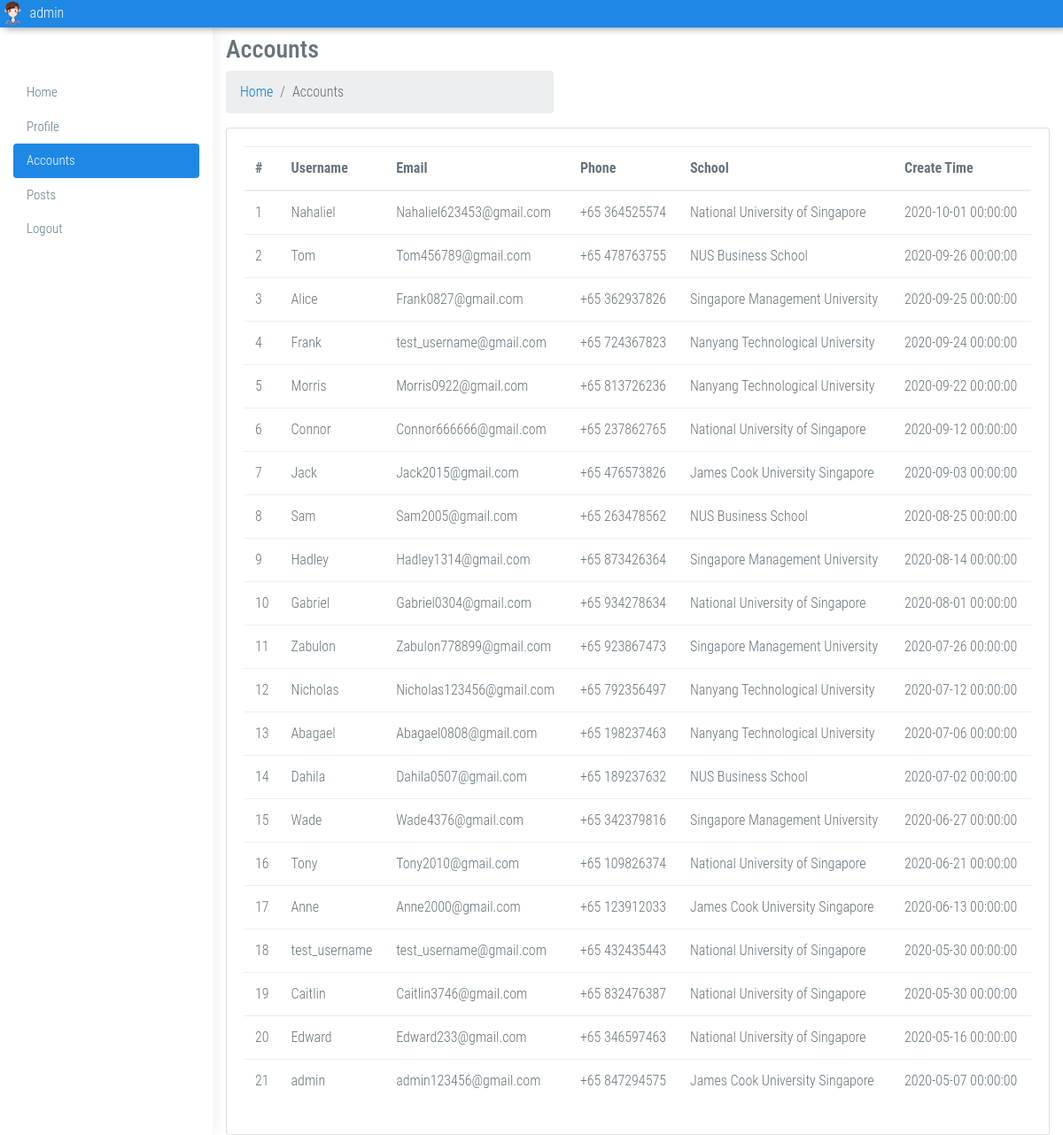
The page /admin_accounts.php (signed in) on the database its author committed.
### tables this page shows
CREATE TABLE IF NOT EXISTS accounts(
id INT UNSIGNED AUTO_INCREMENT KEY,
username VARCHAR(40) NOT NULL,
password VARCHAR(100) NOT NULL,
is_admin INT UNSIGNED DEFAULT 0,
email VARCHAR(40) DEFAULT NULL,
phone VARCHAR(40) DEFAULT NULL,
school VARCHAR(40) DEFAULT NULL,
description VARCHAR(1000) DEFAULT 'Do not have a description yet',
headimg_url VARCHAR(255) DEFAULT "img/headimg/0.png",
create_date DATETIME DEFAULT CURRENT_TIMESTAMP()
);

### common.php (called while the page is built, shortened)
<?php
	function connect(){
	    $link = mysqli_connect(DB_HOST, DB_USER, DB_PASSWORD, DB_DATABASE) or die ( 'Failed to connect to the database<br/>ERROR ' . mysqli_connect_errno () . ':' . mysqli_connect_error () );
	    return $link;
	}
	function fetchAll($link, $query, $result_type = MYSQLI_ASSOC) {
	    $result = mysqli_query ( $link, $query );
	    if ($result && mysqli_num_rows ( $result ) > 0) {
	        while ( $row = mysqli_fetch_array ( $result, $result_type ) ) {
	            $rows [] = $row;
	        }
	        return $rows;
	    } else {
	        return false;
	    }
	}
	function getAllUsers()
	{
		$link = connect();
		$sql="SELECT * FROM accounts  ORDER BY create_date DESC limit 0,100";
		return fetchAll($link, $sql);
	}
?>

### admin_accounts.php (the view, shortened to what this page needs)
<?php
require_once dirname(__FILE__) .'/common.php';
?>
<!DOCTYPE html>
<html lang="en">
<head>
    <link rel="stylesheet" href="assets/plugins/bootstrap/css/bootstrap.min.css" >
    <link rel="stylesheet" href="css/backend-style.css">
</head>
<body class="fix-header fix-sidebar card-no-border">
    <div id="main-wrapper">
        <header class="topbar">
            <a class="userinfo" href=""><img src="img/headimg/1.png" class="profile-pic" />
                <?php
                    if(isset($_SESSION['username'])) {
                        echo $_SESSION['username'];
                    } else {
                        echo '';
                    }
                ?>
            </a>
        </header>
        <aside class="left-sidebar">
            <div class="scroll-sidebar">
                <nav class="sidebar-nav">
                    <ul id="sidebarnav">
                        <li> <a href="index.php" ><span>Home</span></a>
                        </li>
                        <li> <a href="admin.php" aria-expanded="false"><span>Profile</span></a>
                        </li>
                        <li class="active"> <a href="admin_accounts.php"><span>Accounts</span></a>
                        </li>
                        <li> <a href="admin_posts.php"><span>Posts</span></a>
                        </li>
                        <li> <li> <a href="logout.php"><span>Logout</span></a>
                        </li>
                    </ul>
                </nav>
            </div>
        </aside>
        <div class="page-wrapper">
            <div class="container-fluid">
                <div class="row page-titles">
                    <div class="col-md-5 col-8 align-self-center">
                        <h3 class="text-themecolor m-b-0 m-t-0">Accounts</h3>
                        <ol class="breadcrumb">
                            <li class="breadcrumb-item"><a href="javascript:void(0)">Home</a></li>
                            <li class="breadcrumb-item active">Accounts</li>
                        </ol>
                    </div>
                </div>
                <div class="row">
                    <div class="col-lg-12">
                        <div class="card">
                            <div class="card-block">
                                <div class="table-responsive">
                                    <table class="table">
                                        <thead>
                                            <tr>
                                                <th>#</th>
                                                <th>Username</th>
                                                <th>Email</th>
                                                <th>Phone</th>
                                                <th>School</th>
                                                <th>Create Time</th>
                                            </tr>
                                        </thead>
                                        <tbody>
                                            <tr>
                                        <?php
                                                    $index=0;
                                                    $rows = getAllUsers();
                                                    foreach ($rows as $row){
                                                        $index+=1;
                                        ?>
                                                <td>
                                                    <?php echo $index; ?>
                                                </td>
                                                <td><?php echo $row['username']; ?></td>
                                                <td><?php echo $row['email']; ?></td>
                                                <td><?php echo $row['phone']; ?></td>
                                                <td><?php echo $row['school']; ?></td>
                                                <td><?php echo $row['create_date']; ?></td>
                                            </tr>
                                        <?php } ?>
                                        </tbody>
                                    </table>
                                </div>
                            </div>
                        </div>
                    </div>
                </div>
            </div>
    </div>
</body>
</html>

### css/backend-style.css (style rules this page uses)
body { background: #fff; font-family: 'Roboto Condensed', sans-serif; margin: 0; overflow-x: hidden; color: #67757c; font-weight: 300; }
html { position: relative; min-height: 100%; background: white; }
.profile-pic { width: 30px; border-radius: 100%; }
.userinfo { color: white; }
.topbar { background: #1e88e5; position: relative; z-index: 50; -webkit-box-shadow: 5px 0px 10px rgba(0, 0, 0, 0.5); box-shadow: 5px 0px 10px rgba(0, 0, 0, 0.5); margin-bottom: 10px; }
.scroll-sidebar { padding-bottom: 60px; }
.sidebar-nav { background: #fff; padding: 15px; }
.sidebar-nav ul { margin: 0px; padding: 0px; }
.sidebar-nav ul li { list-style: none; }
.sidebar-nav ul li a { color: #607d8b; padding: 8px 35px 8px 15px; display: block; font-size: 15px; border-radius: 4px; white-space: nowrap; }
@media (min-width: 1024px) { .page-wrapper { margin-left: 240px; } }
.left-sidebar { position: absolute; width: 240px; height: 100%; top: 0px; z-index: 20; padding-top: 70px; background: #fff; -webkit-box-shadow: 1px 0px 20px rgba(0, 0, 0, 0.08); box-shadow: 1px 0px 20px rgba(0, 0, 0, 0.08); }
.sidebar-nav { background: #fff; }
.sidebar-nav > ul > li.active > a, .sidebar-nav > ul > li.active:hover > a { color: #ffffff; background: #1e88e5; }

### rows shown on the page
accounts: username "Nahaliel", email "Nahaliel623453@gmail.com", phone "+65 364525574", school "National University of Singapore", create_date "2020-10-01 00:00:00"
accounts: username "Tom", email "Tom456789@gmail.com", phone "+65 478763755", school "NUS Business School", create_date "2020-09-26 00:00:00"
accounts: username "Alice", email "Frank0827@gmail.com", phone "+65 362937826", school "Singapore Management University", create_date "2020-09-25 00:00:00"
accounts: username "Frank", email "test_username@gmail.com", phone "+65 724367823", school "Nanyang Technological University", create_date "2020-09-24 00:00:00"
accounts: username "Morris", email "Morris0922@gmail.com", phone "+65 813726236", school "Nanyang Technological University", create_date "2020-09-22 00:00:00"
accounts: username "Connor", email "Connor666666@gmail.com", phone "+65 237862765", school "National University of Singapore", create_date "2020-09-12 00:00:00"
accounts: username "Jack", email "Jack2015@gmail.com", phone "+65 476573826", school "James Cook University Singapore", create_date "2020-09-03 00:00:00"
accounts: username "Sam", email "Sam2005@gmail.com", phone "+65 263478562", school "NUS Business School", create_date "2020-08-25 00:00:00"
accounts: username "Hadley", email "Hadley1314@gmail.com", phone "+65 873426364", school "Singapore Management University", create_date "2020-08-14 00:00:00"
accounts: username "Gabriel", email "Gabriel0304@gmail.com", phone "+65 934278634", school "National University of Singapore", create_date "2020-08-01 00:00:00"
accounts: username "Zabulon", email "Zabulon778899@gmail.com", phone "+65 923867473", school "Singapore Management University", create_date "2020-07-26 00:00:00"
accounts: username "Nicholas", email "Nicholas123456@gmail.com", phone "+65 792356497", school "Nanyang Technological University", create_date "2020-07-12 00:00:00"
accounts: username "Abagael", email "Abagael0808@gmail.com", phone "+65 198237463", school "Nanyang Technological University", create_date "2020-07-06 00:00:00"
accounts: username "Dahila", email "Dahila0507@gmail.com", phone "+65 189237632", school "NUS Business School", create_date "2020-07-02 00:00:00"
accounts: username "Wade", email "Wade4376@gmail.com", phone "+65 342379816", school "Singapore Management University", create_date "2020-06-27 00:00:00"
accounts: username "Tony", email "Tony2010@gmail.com", phone "+65 109826374", school "National University of Singapore", create_date "2020-06-21 00:00:00"
accounts: username "Anne", email "Anne2000@gmail.com", phone "+65 123912033", school "James Cook University Singapore", create_date "2020-06-13 00:00:00"
accounts: username "test_username", email "test_username@gmail.com", phone "+65 432435443", school "National University of Singapore", create_date "2020-05-30 00:00:00"
accounts: username "Caitlin", email "Caitlin3746@gmail.com", phone "+65 832476387", school "National University of Singapore", create_date "2020-05-30 00:00:00"
accounts: username "Edward", email "Edward233@gmail.com", phone "+65 346597463", school "National University of Singapore", create_date "2020-05-16 00:00:00"
accounts: username "admin", email "admin123456@gmail.com", phone "+65 847294575", school "James Cook University Singapore", create_date "2020-05-07 00:00:00"

### other values the page prints
$_SESSION['username'] "admin"
